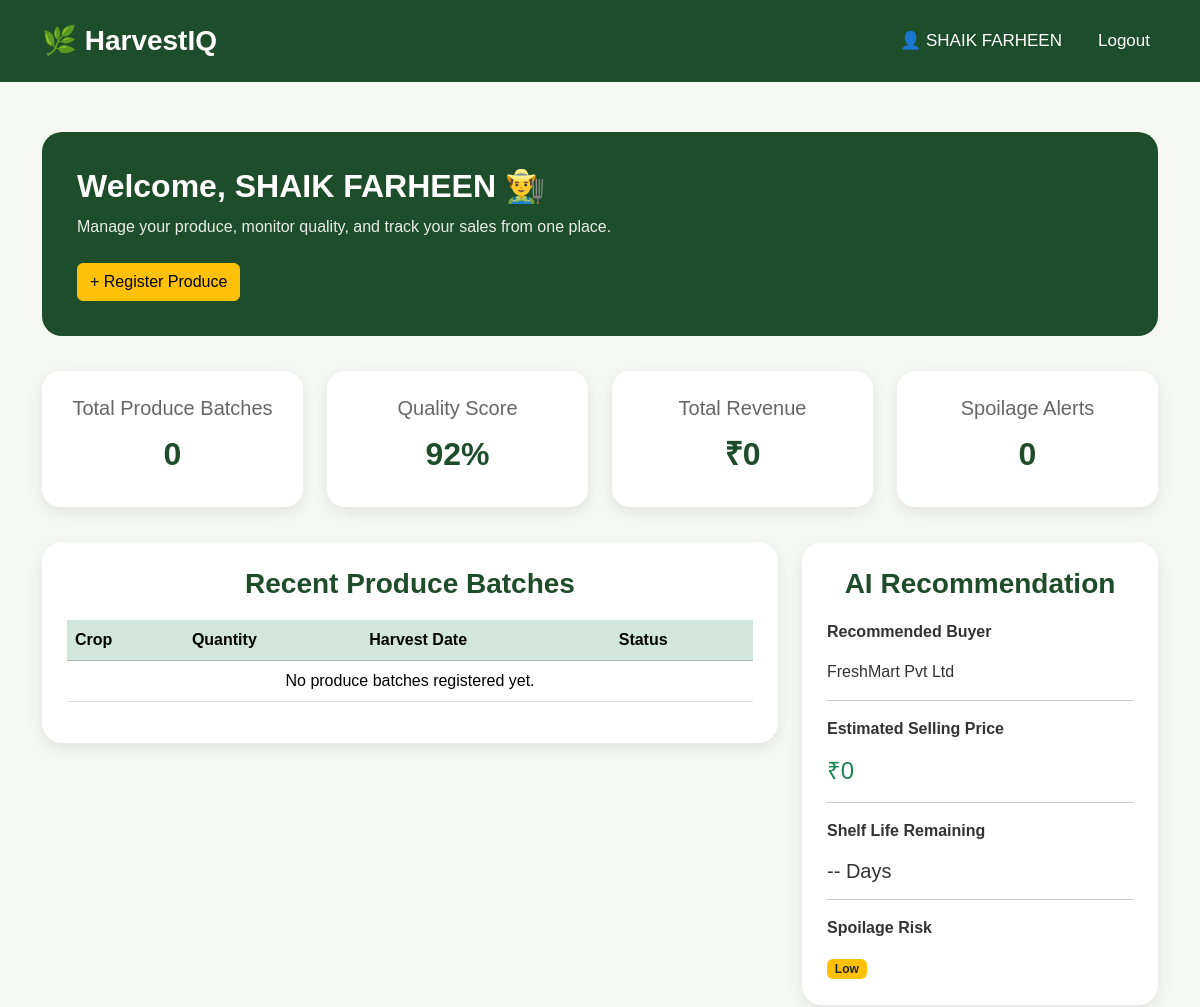
The app's page /farmer_dashboard (signed in, upper part), older data.
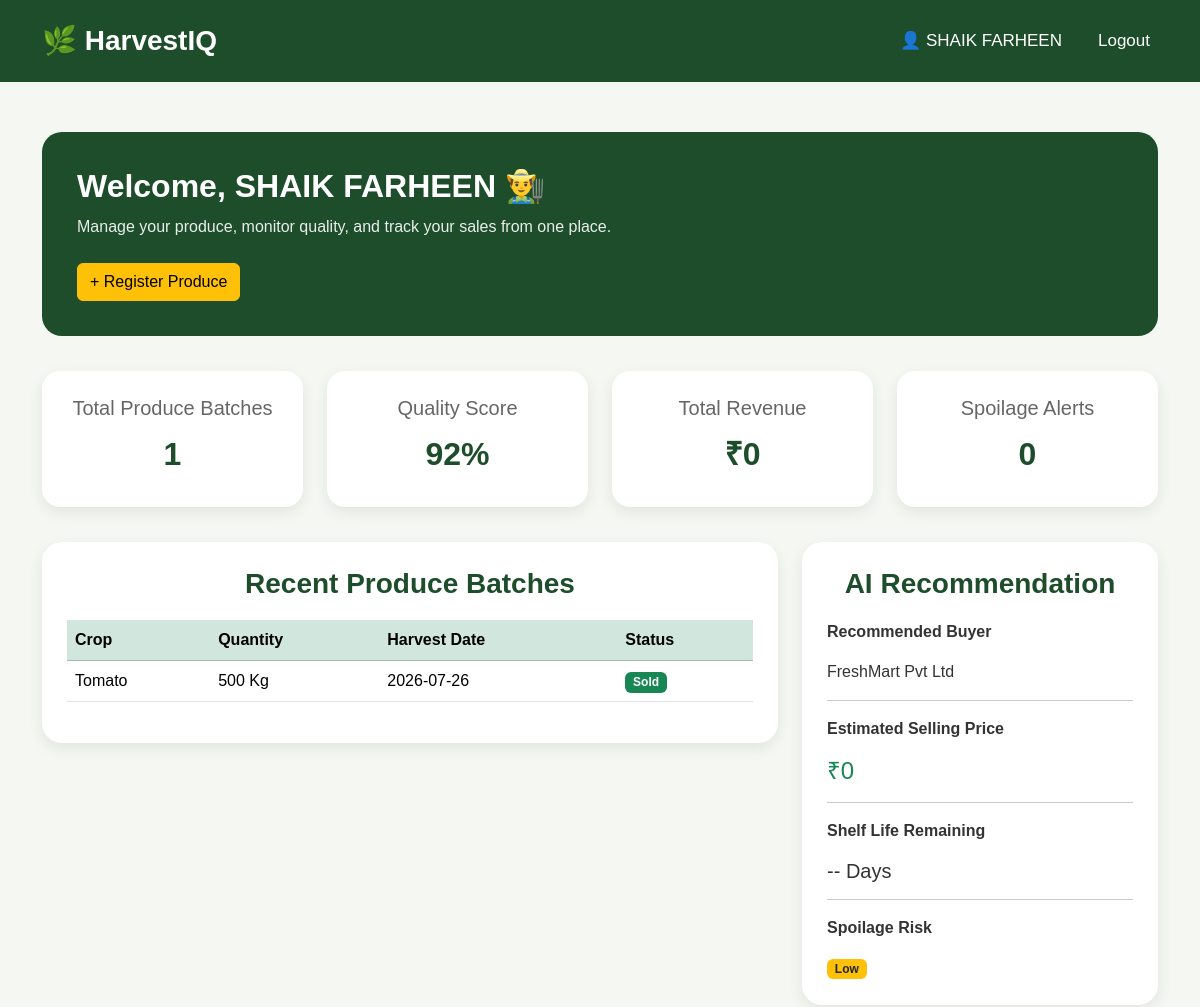
The same page, newer data.
### app.py (models this page shows)
class ProduceBatch(db.Model):
    __tablename__ = "produce_batches"
    id = db.Column(db.Integer, primary_key=True)
    farmer_id = db.Column(
        db.Integer,
        db.ForeignKey("farmers.id"),
        nullable=False
    )
    crop_name = db.Column(db.String(50))
    variety = db.Column(db.String(50))
    quantity = db.Column(db.Integer)
    unit = db.Column(db.String(20))
    harvest_date = db.Column(db.Date)
    farm_location = db.Column(db.String(200))
    status = db.Column(
        db.String(30),
        default="Registered"
    )
    farmer = db.relationship(
        "Farmer",
        back_populates="produce_batches"
    )
    quality = db.relationship(
        "QualityInspection",
        back_populates="batch",
        uselist=False,
        lazy=True
    )
    shelf_life = db.relationship(
        "ShelfLifePrediction",
        back_populates="batch",
        uselist=False,
        lazy=True
    )
    storage = db.relationship(
        "StorageRecord",
        back_populates="batch",
        lazy=True
    )
    deliveries = db.relationship(
        "Delivery",
        back_populates="batch",
        lazy=True
    )
    recommendation = db.relationship(
        "Recommendation",
        back_populates="batch",
        uselist=False,
        lazy=True
    )
    sale = db.relationship(
        "Sale",
        back_populates="batch",
        uselist=False,
        lazy=True
    )

### app.py (the view)
@app.route("/farmer_dashboard")
def farmer_dashboard():
    if "user_id" not in session:
        return redirect(url_for("login"))
    user = User.query.get(session["user_id"])
    farmer = Farmer.query.filter_by(user_id=user.id).first()
    total_batches = ProduceBatch.query.filter_by(farmer_id=farmer.id).count()
    recent_batches = ProduceBatch.query.filter_by(
        farmer_id=farmer.id
    ).order_by(
        ProduceBatch.harvest_date.desc()
    ).limit(5).all()
    return render_template(
        "farmer_dashboard.html",
        user=user,
        farmer=farmer,
        total_batches=total_batches,
        recent_batches=recent_batches
    )

### templates/farmer_dashboard.html (shortened to what this page needs)
{% extends "base.html" %}
{% block content %}
<div class="dashboard">
    <div class="container">
        <div class="welcome-card">
            <h2>Welcome, {{ user.full_name }} 👨‍🌾</h2>
            <p>
                Manage your produce, monitor quality, and track your sales from one place.
            </p>
            <br>
            <a href="{{ url_for('register_produce') }}" class="btn btn-warning">
                + Register Produce
            </a>
        </div>
        <div class="row g-4">
            <div class="col-md-3">
                <div class="stats-card">
                    <h5>Total Produce Batches</h5>
                    <h2>{{ total_batches }}</h2>
                </div>
            </div>
            <div class="col-md-3">
                <div class="stats-card">
                    <h5>Quality Score</h5>
                    <h2>92%</h2>
                </div>
            </div>
            <div class="col-md-3">
                <div class="stats-card">
                    <h5>Total Revenue</h5>
                    <h2>₹0</h2>
                </div>
            </div>
            <div class="col-md-3">
                <div class="stats-card">
                    <h5>Spoilage Alerts</h5>
                    <h2>0</h2>
                </div>
            </div>
        </div>
        <div class="row">
            <div class="col-lg-8">
                <div class="section-box">
                    <h3 class="section-title">Recent Produce Batches</h3>
                    <table class="table table-hover align-middle">
                        <thead class="table-success">
                            <tr>
                                <th>Crop</th>
                                <th>Quantity</th>
                                <th>Harvest Date</th>
                                <th>Status</th>
                            </tr>
                        </thead>
                        <tbody>
                            {% if recent_batches %}
                            {% for batch in recent_batches %}
                            <tr>
                                <td>{{ batch.crop_name }}</td>
                                <td>{{ batch.quantity }} {{ batch.unit }}</td>
                                <td>{{ batch.harvest_date }}</td>
                                <td>
                                    <span class="badge bg-success">
                                        {{ batch.status }}
                                    </span>
                                </td>
                            </tr>
                            {% endfor %}
                            {% else %}
                            <tr>
                                <td colspan="4" class="text-center">
                                    No produce batches registered yet.
                                </td>
                            </tr>
                            {% endif %}
                        </tbody>
                    </table>
                </div>
            </div>
            <div class="col-lg-4">
                <div class="section-box">
                    <h3 class="section-title">AI Recommendation</h3>
                    <p><strong>Recommended Buyer</strong></p>
                    <p>FreshMart Pvt Ltd</p>
                    <hr>
                    <p><strong>Estimated Selling Price</strong></p>
                    <h4 class="text-success">₹0</h4>
                    <hr>
                    <p><strong>Shelf Life Remaining</strong></p>
                    <h5>-- Days</h5>
                    <hr>
                    <p><strong>Spoilage Risk</strong></p>
                    <span class="badge bg-warning text-dark">
                        Low
                    </span>
                </div>
            </div>
        </div>
    </div>
</div>
{% endblock %}

Row changes from the older to the newer data that the page shows:
added ProduceBatch: crop_name "Tomato", quantity "500", unit "Kg", harvest_date "2026-07-26", status "Sold"
Text that changed along with them:
{{ total_batches }}: "0" → "1"
text no longer shown: "No produce batches registered yet."
